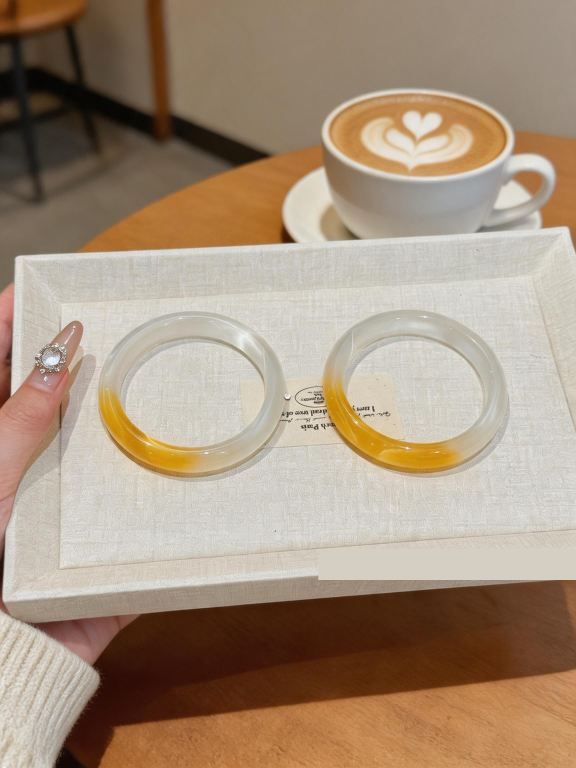
#> input picture ai-image-mvp/test-artifacts/doubao-batch-20260424-002349/微信图片_20260423193909_3_309-doubao-batch.png, 1728 x 2304 px (shown at 1/3 size)
$ python -i subject_fidelity.py   (imports and definitions only)
#> lines starting #> are read from the running program, lines starting #| are printed output that depends on the picture; after the words box and inside, x2 and y2 are one past the last pixel; in counts of white or black regions, pixels touching at a corner belong together
#> further down, picture is the input picture: PIL image 1728x2304 RGB; mean R, G, B 166.3, 145.8, 124.8
"""Source-aware ecommerce subject protection checks.

The first production-safe layer should not try to "fix" the product by
hallucinating pixels. It should make small non-generative enhancements and
block results whose subject structure drifts too far from the source.
"""

from __future__ import annotations

from dataclasses import dataclass

import numpy as np
from PIL import Image, ImageChops, ImageEnhance, ImageFilter, ImageOps


COMPARE_SIZE = 512


@dataclass(frozen=True, slots=True)
class SubjectFidelityIssue:
    """One product/subject fidelity issue detected locally."""

    reason: str
    penalty: int
    retry_instruction: str
    blocker: bool = True


@dataclass(frozen=True, slots=True)
class SubjectEnhancementResult:
    """Non-generative subject enhancement result."""

    image: Image.Image
    note: str
    mask_coverage: float = 0.0


# [11 lines left out: function build_subject_fidelity_prompt, not called in this run]


def enhance_subject_non_generative(
    result_image: Image.Image,
    *,
    source_image: Image.Image | None = None,
) -> SubjectEnhancementResult:
    """
    Protect the source product with a conservative mask and copy-back.

    This is the first lightweight version of the "mask + background rewrite +
    copy-back" pipeline. The mask deliberately focuses on non-skin, high-detail
    product edges so it does not restore the whole hand, old background, or most
    text-like watermark pixels.
    """
    rgb = result_image.convert("RGB")
    if source_image is None:
        enhanced = _light_subject_enhance(rgb, _soft_center_subject_mask(rgb.size))
        return SubjectEnhancementResult(
            image=enhanced,
            note="已启用商品主体保护：无原图时仅做非生成式局部细节增强，并进入商品相似度硬质检。",
        )

    source_aligned = _align_source_to_result(source_image, rgb.size)
    protection_mask = build_product_protection_mask(source_aligned, rgb)
    mask_coverage = _mask_coverage(protection_mask)

    if mask_coverage < 0.006:
        enhanced = _light_subject_enhance(rgb, _soft_center_subject_mask(rgb.size))
        return SubjectEnhancementResult(
            image=enhanced,
            note="已启用商品主体保护：未能稳定提取商品保护 mask，已退回非生成式局部细节增强。",
            mask_coverage=mask_coverage,
        )

    recall, iou = _edge_similarity(
        _subject_roi(source_aligned),
        _subject_roi(rgb),
        _subject_roi(protection_mask),
    )
    if recall < 0.20 or iou < 0.10:
        enhanced = _light_subject_enhance(rgb, protection_mask)
        return SubjectEnhancementResult(
            image=enhanced,
            note=(
                "已启用商品主体保护：检测到商品/手部结构和原图未对齐，"
                f"跳过像素 copy-back 以避免错位脏点（边缘召回 {recall:.2f}，重合 {iou:.2f}）。"
            ),
            mask_coverage=mask_coverage,
        )

    copied_back = _copy_back_source_detail(
        source_image=source_aligned,
        result_image=rgb,
        mask=protection_mask,
    )
    final_image = _light_subject_enhance(copied_back, protection_mask)
    note = f"已启用商品保护 mask：已从原图 copy-back 商品纹理细节，保护覆盖约 {mask_coverage:.1%}，并进入商品相似度硬质检。"
    return SubjectEnhancementResult(image=final_image, note=note, mask_coverage=mask_coverage)


# [129 lines left out: functions build_product_protection_mask, evaluate_subject_fidelity, not called in this run]


def _prepare_compare_image(image: Image.Image) -> Image.Image:
    rgb = image.convert("RGB")
    return ImageOps.fit(rgb, (COMPARE_SIZE, COMPARE_SIZE), method=Image.Resampling.LANCZOS, centering=(0.5, 0.52))


# [10 lines left out: function _subject_roi, not called in this run]


def _soft_center_subject_mask(size: tuple[int, int]) -> Image.Image:
#> called with size = (1728, 2304)
    width, height = size
    mask = Image.new("L", size, 0)
#> mask: PIL image 1728x2304 L; every value is 0
    inner = Image.new("L", (max(1, int(width * 0.78)), max(1, int(height * 0.78))), 255)
#> inner: PIL image 1347x1797 L; every value is 255
    x = int(width * 0.11)
    y = int(height * 0.12)
    mask.paste(inner, (x, y))
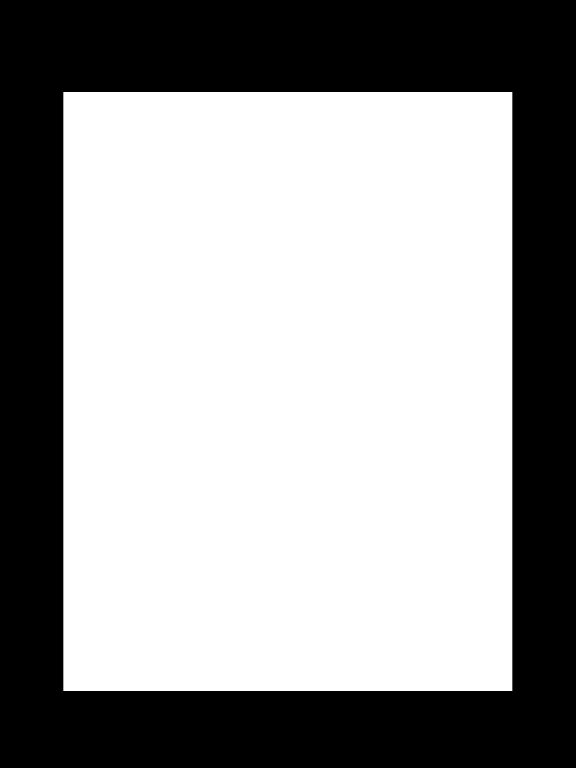
#> mask: PIL image 1728x2304 L (shown at 1/3 size); 60.8% white; 1 black region, box (x1, y1, x2, y2) and area: (0, 0, 1728, 2304) 1560753
    blur_radius = max(18, int(min(size) * 0.035))
    return mask.filter(ImageFilter.GaussianBlur(blur_radius))
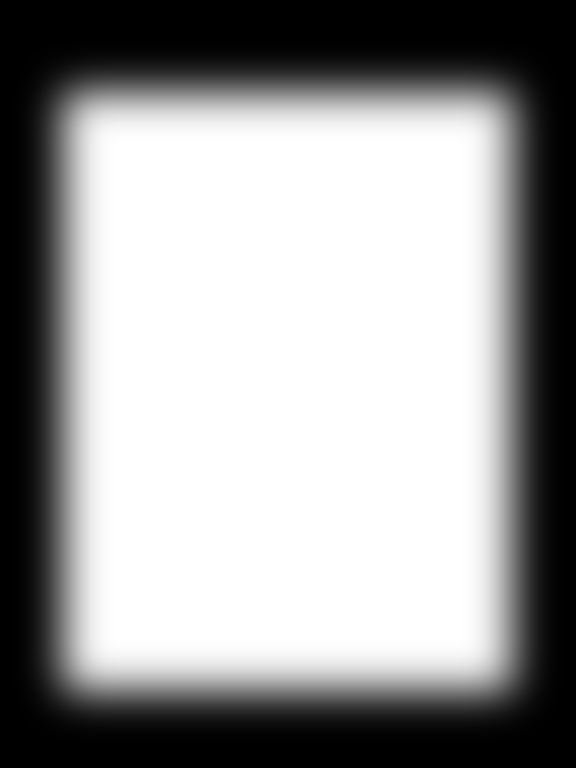
#> returned value: PIL image 1728x2304 L (shown at 1/3 size); min 0, max 255, mean 155


# [90 lines left out: functions _build_source_edge_mask, _edge_similarity, _binary_edges, _masked_color_hist_distance, _masked_edge_energy_ratio, _masked_luma_delta and 2 more, not called in this run]


def _light_subject_enhance(image: Image.Image, mask: Image.Image) -> Image.Image:
    rgb = image.convert("RGB")
    enhanced = rgb.filter(ImageFilter.UnsharpMask(radius=1.0, percent=70, threshold=4))
    enhanced = ImageEnhance.Contrast(enhanced).enhance(1.025)
    return Image.composite(enhanced, rgb, mask)
#> returned value: PIL image 1728x2304 RGB


# [24 lines left out: function _copy_back_source_detail, not called in this run]


def _skin_like_mask(hue: np.ndarray, saturation: np.ndarray, value: np.ndarray) -> np.ndarray:
    warm_hue = (hue <= 30) | ((hue >= 235) & (hue <= 255))
    return warm_hue & (saturation >= 18) & (saturation <= 170) & (value >= 74)


# [42 lines left out: functions _bright_text_like_mask, _center_focus_weight, _changed_source_detail_mask, _apply_focus_to_mask, not called in this run]

>>> from PIL import Image
>>> picture = Image.open('../../../../../ai-image-mvp/test-artifacts/doubao-batch-20260424-002349/微信图片_20260423193909_3_309-doubao-batch.png')
>>> result = enhance_subject_non_generative(picture)
